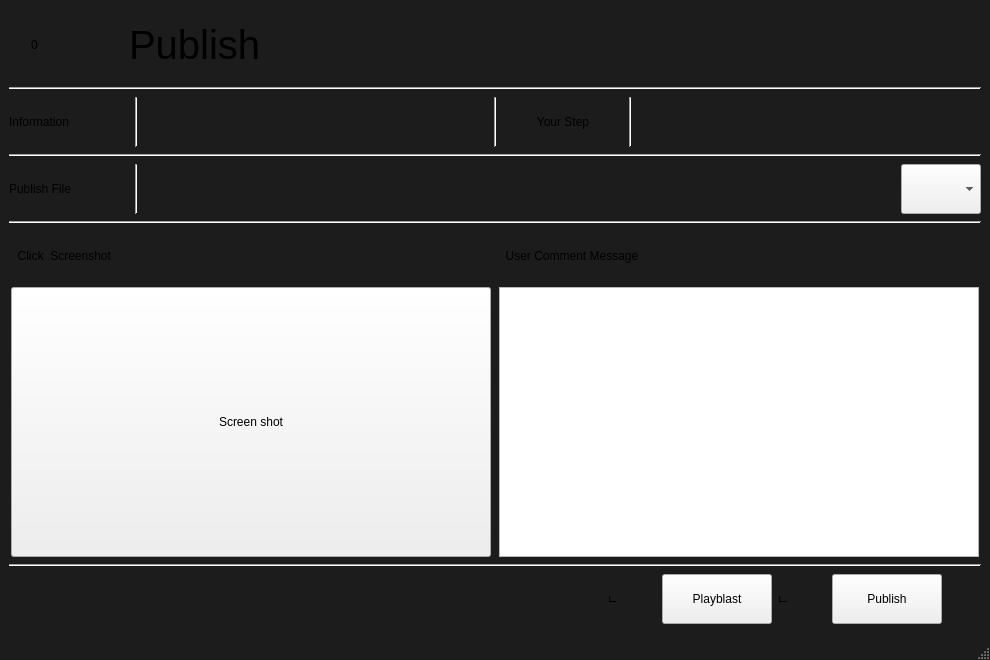
<?xml version="1.0" encoding="UTF-8"?>
<ui version="4.0">
 <class>MainWindow</class>
 <widget class="QMainWindow" name="MainWindow">
  <property name="geometry">
   <rect>
    <x>0</x>
    <y>0</y>
    <width>990</width>
    <height>660</height>
   </rect>
  </property>
  <property name="maximumSize">
   <size>
    <width>16777215</width>
    <height>16777215</height>
   </size>
  </property>
  <property name="font">
   <font>
    <pointsize>12</pointsize>
   </font>
  </property>
  <property name="windowTitle">
   <string>MainWindow</string>
  </property>
  <property name="styleSheet">
   <string notr="true">QMainWindow{background-color : #1c1c1c;}</string>
  </property>
  <widget class="QWidget" name="centralwidget">
   <layout class="QVBoxLayout" name="verticalLayout_3">
    <item>
     <layout class="QHBoxLayout" name="horizontalLayout">
      <property name="leftMargin">
       <number>0</number>
      </property>
      <property name="topMargin">
       <number>0</number>
      </property>
      <property name="rightMargin">
       <number>650</number>
      </property>
      <item>
       <widget class="QLabel" name="label_image_1">
        <property name="sizePolicy">
         <sizepolicy hsizetype="Preferred" vsizetype="Preferred">
          <horstretch>0</horstretch>
          <verstretch>0</verstretch>
         </sizepolicy>
        </property>
        <property name="minimumSize">
         <size>
          <width>70</width>
          <height>70</height>
         </size>
        </property>
        <property name="maximumSize">
         <size>
          <width>70</width>
          <height>70</height>
         </size>
        </property>
        <property name="baseSize">
         <size>
          <width>0</width>
          <height>0</height>
         </size>
        </property>
        <property name="styleSheet">
         <string notr="true"/>
        </property>
        <property name="frameShape">
         <enum>QFrame::NoFrame</enum>
        </property>
        <property name="lineWidth">
         <number>0</number>
        </property>
        <property name="midLineWidth">
         <number>0</number>
        </property>
        <property name="text">
         <string>0</string>
        </property>
       </widget>
      </item>
      <item>
       <widget class="QLabel" name="label_logo">
        <property name="minimumSize">
         <size>
          <width>180</width>
          <height>70</height>
         </size>
        </property>
        <property name="maximumSize">
         <size>
          <width>180</width>
          <height>70</height>
         </size>
        </property>
        <property name="font">
         <font>
          <family>Cantarell</family>
          <pointsize>30</pointsize>
         </font>
        </property>
        <property name="layoutDirection">
         <enum>Qt::RightToLeft</enum>
        </property>
        <property name="frameShape">
         <enum>QFrame::NoFrame</enum>
        </property>
        <property name="lineWidth">
         <number>0</number>
        </property>
        <property name="text">
         <string>Publish</string>
        </property>
        <property name="alignment">
         <set>Qt::AlignLeading|Qt::AlignLeft|Qt::AlignVCenter</set>
        </property>
       </widget>
      </item>
     </layout>
    </item>
    <item>
     <widget class="Line" name="line_horizontal_1">
      <property name="styleSheet">
       <string notr="true"/>
      </property>
      <property name="lineWidth">
       <number>1</number>
      </property>
      <property name="orientation">
       <enum>Qt::Horizontal</enum>
      </property>
     </widget>
    </item>
    <item>
     <layout class="QHBoxLayout" name="horizontalLayout_3">
      <item>
       <widget class="QLabel" name="label_text_1">
        <property name="minimumSize">
         <size>
          <width>120</width>
          <height>50</height>
         </size>
        </property>
        <property name="maximumSize">
         <size>
          <width>120</width>
          <height>50</height>
         </size>
        </property>
        <property name="frameShape">
         <enum>QFrame::NoFrame</enum>
        </property>
        <property name="text">
         <string>Information</string>
        </property>
       </widget>
      </item>
      <item>
       <widget class="Line" name="line_vertical_1">
        <property name="orientation">
         <enum>Qt::Vertical</enum>
        </property>
       </widget>
      </item>
      <item>
       <widget class="QLabel" name="label_works_info">
        <property name="minimumSize">
         <size>
          <width>0</width>
          <height>50</height>
         </size>
        </property>
        <property name="maximumSize">
         <size>
          <width>16777215</width>
          <height>50</height>
         </size>
        </property>
        <property name="frameShape">
         <enum>QFrame::NoFrame</enum>
        </property>
        <property name="text">
         <string/>
        </property>
       </widget>
      </item>
      <item>
       <widget class="Line" name="line_vertical_2">
        <property name="orientation">
         <enum>Qt::Vertical</enum>
        </property>
       </widget>
      </item>
      <item>
       <widget class="QLabel" name="label_text_2">
        <property name="minimumSize">
         <size>
          <width>120</width>
          <height>50</height>
         </size>
        </property>
        <property name="maximumSize">
         <size>
          <width>120</width>
          <height>50</height>
         </size>
        </property>
        <property name="frameShape">
         <enum>QFrame::NoFrame</enum>
        </property>
        <property name="text">
         <string>Your Step</string>
        </property>
        <property name="textFormat">
         <enum>Qt::PlainText</enum>
        </property>
        <property name="alignment">
         <set>Qt::AlignCenter</set>
        </property>
       </widget>
      </item>
      <item>
       <widget class="Line" name="line_vertical_3">
        <property name="orientation">
         <enum>Qt::Vertical</enum>
        </property>
       </widget>
      </item>
      <item>
       <widget class="QLabel" name="label_step">
        <property name="maximumSize">
         <size>
          <width>16777215</width>
          <height>50</height>
         </size>
        </property>
        <property name="frameShape">
         <enum>QFrame::NoFrame</enum>
        </property>
        <property name="text">
         <string/>
        </property>
       </widget>
      </item>
     </layout>
    </item>
    <item>
     <widget class="Line" name="line_horizontal_2">
      <property name="styleSheet">
       <string notr="true"/>
      </property>
      <property name="lineWidth">
       <number>1</number>
      </property>
      <property name="orientation">
       <enum>Qt::Horizontal</enum>
      </property>
     </widget>
    </item>
    <item>
     <layout class="QHBoxLayout" name="horizontalLayout_4">
      <item>
       <widget class="QLabel" name="label_text_3">
        <property name="minimumSize">
         <size>
          <width>120</width>
          <height>50</height>
         </size>
        </property>
        <property name="maximumSize">
         <size>
          <width>120</width>
          <height>50</height>
         </size>
        </property>
        <property name="frameShape">
         <enum>QFrame::NoFrame</enum>
        </property>
        <property name="text">
         <string>Publish File</string>
        </property>
       </widget>
      </item>
      <item>
       <widget class="Line" name="line_vertical_4">
        <property name="orientation">
         <enum>Qt::Vertical</enum>
        </property>
       </widget>
      </item>
      <item>
       <widget class="QLabel" name="label_pub_path">
        <property name="minimumSize">
         <size>
          <width>0</width>
          <height>50</height>
         </size>
        </property>
        <property name="maximumSize">
         <size>
          <width>16777215</width>
          <height>50</height>
         </size>
        </property>
        <property name="font">
         <font>
          <pointsize>7</pointsize>
         </font>
        </property>
        <property name="frameShape">
         <enum>QFrame::NoFrame</enum>
        </property>
        <property name="text">
         <string/>
        </property>
        <property name="alignment">
         <set>Qt::AlignRight|Qt::AlignTrailing|Qt::AlignVCenter</set>
        </property>
       </widget>
      </item>
      <item>
       <widget class="QComboBox" name="comboBox_ext">
        <property name="minimumSize">
         <size>
          <width>70</width>
          <height>50</height>
         </size>
        </property>
        <property name="maximumSize">
         <size>
          <width>80</width>
          <height>50</height>
         </size>
        </property>
       </widget>
      </item>
     </layout>
    </item>
    <item>
     <widget class="Line" name="line_horizontal_3">
      <property name="styleSheet">
       <string notr="true"/>
      </property>
      <property name="lineWidth">
       <number>1</number>
      </property>
      <property name="orientation">
       <enum>Qt::Horizontal</enum>
      </property>
     </widget>
    </item>
    <item>
     <layout class="QHBoxLayout" name="horizontalLayout_11">
      <item>
       <layout class="QVBoxLayout" name="verticalLayout">
        <item>
         <widget class="QLabel" name="label_text_4">
          <property name="maximumSize">
           <size>
            <width>480</width>
            <height>50</height>
           </size>
          </property>
          <property name="frameShape">
           <enum>QFrame::NoFrame</enum>
          </property>
          <property name="text">
           <string>  Click  Screenshot</string>
          </property>
         </widget>
        </item>
        <item>
         <widget class="QPushButton" name="pushButton_screen">
          <property name="minimumSize">
           <size>
            <width>480</width>
            <height>270</height>
           </size>
          </property>
          <property name="maximumSize">
           <size>
            <width>480</width>
            <height>270</height>
           </size>
          </property>
          <property name="text">
           <string>Screen shot</string>
          </property>
         </widget>
        </item>
       </layout>
      </item>
      <item>
       <layout class="QVBoxLayout" name="verticalLayout_2">
        <property name="sizeConstraint">
         <enum>QLayout::SetDefaultConstraint</enum>
        </property>
        <property name="leftMargin">
         <number>0</number>
        </property>
        <item>
         <widget class="QLabel" name="label_text_5">
          <property name="maximumSize">
           <size>
            <width>480</width>
            <height>50</height>
           </size>
          </property>
          <property name="layoutDirection">
           <enum>Qt::LeftToRight</enum>
          </property>
          <property name="frameShape">
           <enum>QFrame::NoFrame</enum>
          </property>
          <property name="text">
           <string>  User Comment Message</string>
          </property>
         </widget>
        </item>
        <item>
         <widget class="QTextEdit" name="textEdit_description">
          <property name="minimumSize">
           <size>
            <width>480</width>
            <height>270</height>
           </size>
          </property>
          <property name="maximumSize">
           <size>
            <width>480</width>
            <height>270</height>
           </size>
          </property>
          <property name="layoutDirection">
           <enum>Qt::LeftToRight</enum>
          </property>
          <property name="styleSheet">
           <string notr="true">QLabel {
    background-image: url(/nas/Batz_Maru/pingu/imim/publish/logo.png);
    background-repeat: no-repeat;
    background-position: center;
    background-size: contain; /* 이미지가 QLabel 크기에 맞게 조정됨 */
    width: 120px;
    height: 120px;
}
</string>
          </property>
         </widget>
        </item>
       </layout>
      </item>
     </layout>
    </item>
    <item>
     <widget class="Line" name="line_horizontal_4">
      <property name="styleSheet">
       <string notr="true"/>
      </property>
      <property name="lineWidth">
       <number>1</number>
      </property>
      <property name="orientation">
       <enum>Qt::Horizontal</enum>
      </property>
     </widget>
    </item>
    <item>
     <layout class="QHBoxLayout" name="horizontalLayout_5">
      <property name="leftMargin">
       <number>0</number>
      </property>
      <item>
       <layout class="QHBoxLayout" name="horizontalLayout_7">
        <property name="spacing">
         <number>5</number>
        </property>
        <property name="leftMargin">
         <number>560</number>
        </property>
        <item>
         <layout class="QHBoxLayout" name="horizontalLayout_8">
          <property name="leftMargin">
           <number>0</number>
          </property>
          <property name="topMargin">
           <number>0</number>
          </property>
          <property name="rightMargin">
           <number>0</number>
          </property>
          <item>
           <widget class="QLabel" name="label_image_2">
            <property name="minimumSize">
             <size>
              <width>50</width>
              <height>50</height>
             </size>
            </property>
            <property name="maximumSize">
             <size>
              <width>50</width>
              <height>50</height>
             </size>
            </property>
            <property name="styleSheet">
             <string notr="true"/>
            </property>
            <property name="text">
             <string>ㄴ</string>
            </property>
           </widget>
          </item>
          <item>
           <widget class="QPushButton" name="pushButton_playblast">
            <property name="minimumSize">
             <size>
              <width>110</width>
              <height>50</height>
             </size>
            </property>
            <property name="maximumSize">
             <size>
              <width>110</width>
              <height>50</height>
             </size>
            </property>
            <property name="text">
             <string>Playblast</string>
            </property>
           </widget>
          </item>
          <item>
           <widget class="QLabel" name="label_image_3">
            <property name="minimumSize">
             <size>
              <width>50</width>
              <height>50</height>
             </size>
            </property>
            <property name="maximumSize">
             <size>
              <width>50</width>
              <height>50</height>
             </size>
            </property>
            <property name="styleSheet">
             <string notr="true"/>
            </property>
            <property name="text">
             <string>ㄴ</string>
            </property>
           </widget>
          </item>
          <item>
           <widget class="QPushButton" name="pushButton_publish">
            <property name="minimumSize">
             <size>
              <width>110</width>
              <height>50</height>
             </size>
            </property>
            <property name="maximumSize">
             <size>
              <width>110</width>
              <height>50</height>
             </size>
            </property>
            <property name="text">
             <string>Publish</string>
            </property>
           </widget>
          </item>
         </layout>
        </item>
       </layout>
      </item>
     </layout>
    </item>
   </layout>
  </widget>
  <widget class="QMenuBar" name="menubar">
   <property name="geometry">
    <rect>
     <x>0</x>
     <y>0</y>
     <width>990</width>
     <height>25</height>
    </rect>
   </property>
  </widget>
  <widget class="QStatusBar" name="statusbar"/>
 </widget>
 <resources/>
 <connections/>
</ui>
